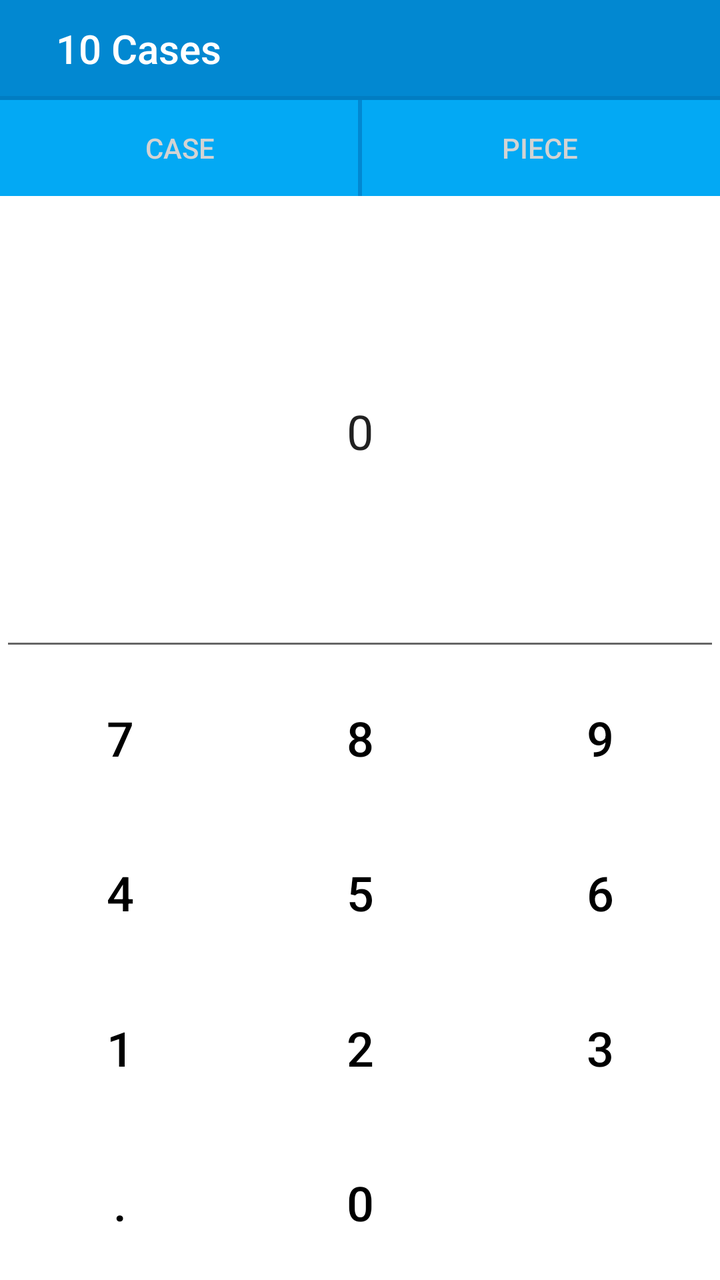
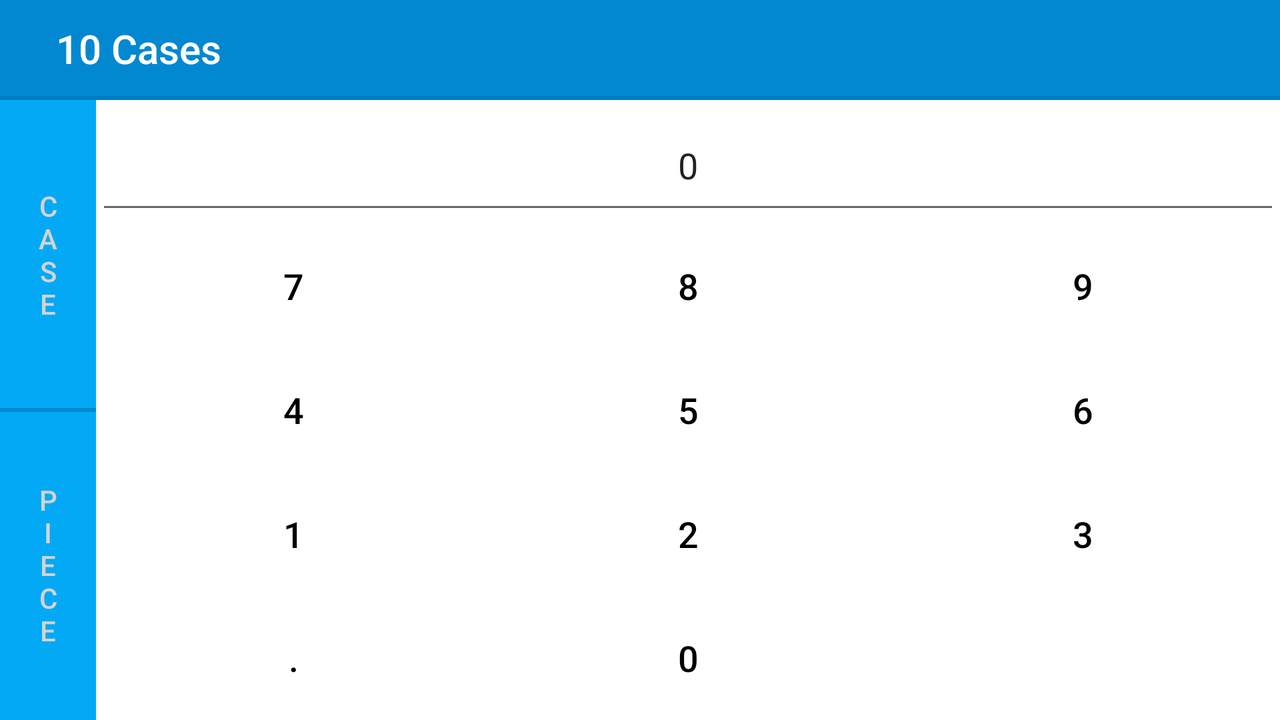

Compare how this app lays out the same screen by default and in its alternative resource folder. The renders come first, then the two layout files and the values they reference.
<!-- AndroidManifest.xml: application theme MaterialAppTheme -->
<!-- res/layout/dialog_number_pad.xml -->
<?xml version="1.0" encoding="utf-8"?>
<androidx.constraintlayout.widget.ConstraintLayout xmlns:android="http://schemas.android.com/apk/res/android"
    xmlns:app="http://schemas.android.com/apk/res-auto"
    xmlns:tools="http://schemas.android.com/tools"
    android:layout_width="match_parent"
    android:layout_height="match_parent">

    <View
        android:id="@+id/control_bar"
        android:layout_width="0dp"
        android:layout_height="@dimen/dialog_number_pad_control_buttons_size"
        android:background="@color/colorPrimaryDark"
        app:layout_constraintEnd_toEndOf="parent"
        app:layout_constraintStart_toStartOf="parent"
        app:layout_constraintTop_toTopOf="parent" />

    <androidx.appcompat.widget.AppCompatImageButton
        android:id="@+id/btn_done"
        android:layout_width="wrap_content"
        android:layout_height="0dp"
        android:layout_margin="@dimen/dialog_number_pad_control_buttons_margin"
        android:adjustViewBounds="true"
        android:background="?android:selectableItemBackground"
        android:scaleType="fitXY"
        app:layout_constraintBottom_toBottomOf="@+id/control_bar"
        app:layout_constraintEnd_toEndOf="parent"
        app:layout_constraintTop_toTopOf="parent"
        app:srcCompat="@drawable/ic_done"
        tools:ignore="ContentDescription" />

    <androidx.appcompat.widget.AppCompatImageButton
        android:id="@+id/btn_close"
        android:layout_width="wrap_content"
        android:layout_height="0dp"
        android:layout_margin="@dimen/dialog_number_pad_control_buttons_margin"
        android:adjustViewBounds="true"
        android:background="?android:selectableItemBackground"
        android:scaleType="fitXY"
        app:layout_constraintBottom_toBottomOf="@+id/control_bar"
        app:layout_constraintStart_toStartOf="@+id/control_bar"
        app:layout_constraintTop_toTopOf="@+id/control_bar"
        app:srcCompat="@drawable/ic_close_2"
        tools:ignore="ContentDescription" />

    <TextView
        android:id="@+id/number_pad_title"
        style="@style/TextAppearance.AppCompat.Title.Inverse"
        android:layout_width="wrap_content"
        android:layout_height="wrap_content"
        android:layout_margin="@dimen/default_margin"
        app:layout_constraintBottom_toBottomOf="@id/control_bar"
        app:layout_constraintStart_toEndOf="@id/btn_close"
        app:layout_constraintTop_toTopOf="@id/control_bar"
        tools:text="10 Cases" />

    <EditText
        android:id="@+id/quantity"
        android:layout_width="0dp"
        android:layout_height="0dp"
        android:focusable="false"
        android:focusableInTouchMode="false"
        android:gravity="center"
        android:hint="@string/quantity_hint"
        android:importantForAutofill="no"
        android:inputType="numberDecimal"
        android:text="@string/quantity_initial_value"
        android:textCursorDrawable="@null"
        android:textIsSelectable="false"
        android:textSize="@dimen/dialog_number_pad_text_size"
        app:layout_constraintBottom_toTopOf="@id/btn_7"
        app:layout_constraintEnd_toEndOf="parent"
        app:layout_constraintStart_toStartOf="parent"
        app:layout_constraintTop_toBottomOf="@+id/btn_case"
        app:layout_constraintVertical_weight="3"
        tools:ignore="LabelFor" />

    <View
        android:id="@+id/divider"
        android:layout_width="0dp"
        android:layout_height="@dimen/divider_size"
        app:layout_constraintStart_toStartOf="parent"
        app:layout_constraintEnd_toEndOf="parent"
        app:layout_constraintTop_toBottomOf="@id/control_bar"
        android:background="@color/tabs_divider"/>

    <androidx.appcompat.widget.AppCompatButton
        android:id="@+id/btn_case"
        style="@style/Widget.AppCompat.Button.Borderless.Colored"
        android:layout_width="0dp"
        android:layout_height="@dimen/dialog_number_pad_item_type_buttons_size"
        android:background="@drawable/selector_dialog_mode"
        android:padding="0dp"
        android:text="@string/case_mode"
        android:textColor="@drawable/selector_tab_text_color"
        android:typeface="normal"
        app:layout_constraintEnd_toStartOf="@id/btn_piece"
        app:layout_constraintStart_toStartOf="parent"
        app:layout_constraintTop_toBottomOf="@id/divider" />

    <androidx.appcompat.widget.AppCompatButton
        android:id="@+id/btn_piece"
        style="@style/Widget.AppCompat.Button.Borderless.Colored"
        android:layout_width="0dp"
        android:layout_height="@dimen/dialog_number_pad_item_type_buttons_size"
        android:background="@drawable/selector_dialog_mode"
        android:text="@string/piece_mode"
        android:textColor="@drawable/selector_tab_text_color"
        android:typeface="normal"
        app:layout_constraintEnd_toEndOf="parent"
        app:layout_constraintStart_toEndOf="@id/btn_case"
        app:layout_constraintTop_toBottomOf="@id/divider" />

    <com.google.android.material.button.MaterialButton
        android:id="@+id/btn_8"
        style="@style/NumberPadButton"
        android:layout_width="0dp"
        android:layout_height="0dp"
        android:text="@string/number_pad_8"
        app:layout_constraintBottom_toTopOf="@+id/btn_5"
        app:layout_constraintEnd_toStartOf="@+id/btn_9"
        app:layout_constraintStart_toEndOf="@+id/btn_7"
        app:layout_constraintTop_toTopOf="@id/btn_7" />

    <com.google.android.material.button.MaterialButton
        android:id="@+id/btn_7"
        style="@style/NumberPadButton"
        android:layout_width="0dp"
        android:layout_height="0dp"
        android:text="@string/number_pad_7"
        app:layout_constraintBottom_toTopOf="@+id/btn_4"
        app:layout_constraintEnd_toStartOf="@+id/btn_8"
        app:layout_constraintStart_toStartOf="parent"
        app:layout_constraintTop_toBottomOf="@+id/quantity"
        app:layout_constraintVertical_weight="1" />

    <com.google.android.material.button.MaterialButton
        android:id="@+id/btn_9"
        style="@style/NumberPadButton"
        android:layout_width="0dp"
        android:layout_height="0dp"
        android:text="@string/number_pad_9"
        app:layout_constraintBottom_toTopOf="@+id/btn_6"
        app:layout_constraintEnd_toEndOf="parent"
        app:layout_constraintStart_toEndOf="@+id/btn_8"
        app:layout_constraintTop_toTopOf="@id/btn_8" />

    <com.google.android.material.button.MaterialButton
        android:id="@+id/btn_5"
        style="@style/NumberPadButton"
        android:layout_width="0dp"
        android:layout_height="0dp"
        android:text="@string/number_pad_5"
        app:layout_constraintBottom_toTopOf="@+id/btn_2"
        app:layout_constraintEnd_toStartOf="@+id/btn_6"
        app:layout_constraintStart_toEndOf="@+id/btn_4"
        app:layout_constraintTop_toBottomOf="@+id/btn_8" />

    <com.google.android.material.button.MaterialButton
        android:id="@+id/btn_4"
        style="@style/NumberPadButton"
        android:layout_width="0dp"
        android:layout_height="0dp"
        android:text="@string/number_pad_4"
        app:layout_constraintBottom_toTopOf="@+id/btn_1"
        app:layout_constraintEnd_toStartOf="@+id/btn_5"
        app:layout_constraintStart_toStartOf="parent"
        app:layout_constraintTop_toBottomOf="@+id/btn_7"
        app:layout_constraintVertical_weight="1" />

    <com.google.android.material.button.MaterialButton
        android:id="@+id/btn_6"
        style="@style/NumberPadButton"
        android:layout_width="0dp"
        android:layout_height="0dp"
        android:text="@string/number_pad_6"
        app:layout_constraintBottom_toTopOf="@+id/btn_3"
        app:layout_constraintEnd_toEndOf="parent"
        app:layout_constraintStart_toEndOf="@+id/btn_5"
        app:layout_constraintTop_toBottomOf="@+id/btn_9" />

    <com.google.android.material.button.MaterialButton
        android:id="@+id/btn_0"
        style="@style/NumberPadButton"
        android:layout_width="0dp"
        android:layout_height="0dp"
        android:text="@string/number_pad_0"
        app:layout_constraintBottom_toBottomOf="parent"
        app:layout_constraintEnd_toStartOf="@+id/btn_delete"
        app:layout_constraintHorizontal_weight="1"
        app:layout_constraintStart_toEndOf="@+id/btn_point"
        app:layout_constraintTop_toBottomOf="@+id/btn_2" />

    <com.google.android.material.button.MaterialButton
        android:id="@+id/btn_point"
        style="@style/NumberPadButton"
        android:layout_width="0dp"
        android:layout_height="0dp"
        android:text="@string/number_pad_point"
        app:layout_constraintBottom_toBottomOf="parent"
        app:layout_constraintEnd_toStartOf="@+id/btn_0"
        app:layout_constraintHorizontal_weight="1"
        app:layout_constraintStart_toStartOf="parent"
        app:layout_constraintTop_toBottomOf="@+id/btn_1"
        app:layout_constraintVertical_weight="1" />

    <com.google.android.material.button.MaterialButton
        android:id="@+id/btn_delete"
        style="@style/NumberPadButton"
        android:layout_width="0dp"
        android:layout_height="0dp"
        android:layout_gravity="center"
        app:icon="@drawable/ic_backspace"
        app:iconGravity="textStart"
        app:iconSize="@dimen/dialog_number_pad_backspace_size"
        app:layout_constraintBottom_toBottomOf="parent"
        app:layout_constraintEnd_toEndOf="parent"
        app:layout_constraintHorizontal_weight="1"
        app:layout_constraintStart_toEndOf="@+id/btn_0"
        app:layout_constraintTop_toBottomOf="@+id/btn_3" />

    <com.google.android.material.button.MaterialButton
        android:id="@+id/btn_1"
        style="@style/NumberPadButton"
        android:layout_width="0dp"
        android:layout_height="0dp"
        android:text="@string/number_pad_1"
        app:layout_constraintBottom_toTopOf="@+id/btn_point"
        app:layout_constraintEnd_toStartOf="@+id/btn_2"
        app:layout_constraintStart_toStartOf="parent"
        app:layout_constraintTop_toBottomOf="@+id/btn_4"
        app:layout_constraintVertical_weight="1" />

    <com.google.android.material.button.MaterialButton
        android:id="@+id/btn_2"
        style="@style/NumberPadButton"
        android:layout_width="0dp"
        android:layout_height="0dp"
        android:text="@string/number_pad_2"
        app:layout_constraintBottom_toTopOf="@+id/btn_0"
        app:layout_constraintEnd_toStartOf="@+id/btn_3"
        app:layout_constraintStart_toEndOf="@+id/btn_1"
        app:layout_constraintTop_toBottomOf="@+id/btn_5" />

    <com.google.android.material.button.MaterialButton
        android:id="@+id/btn_3"
        style="@style/NumberPadButton"
        android:layout_width="0dp"
        android:layout_height="0dp"
        android:text="@string/number_pad_3"
        app:layout_constraintBottom_toTopOf="@+id/btn_delete"
        app:layout_constraintEnd_toEndOf="parent"
        app:layout_constraintStart_toEndOf="@+id/btn_2"
        app:layout_constraintTop_toBottomOf="@+id/btn_6" />

    <View
        style="@style/Divider"
        android:layout_width="@dimen/divider_size"
        android:layout_height="0dp"
        app:layout_constraintBottom_toBottomOf="@id/btn_case"
        app:layout_constraintEnd_toStartOf="@id/btn_piece"
        app:layout_constraintStart_toEndOf="@id/btn_case"
        app:layout_constraintTop_toTopOf="@id/btn_case" />

</androidx.constraintlayout.widget.ConstraintLayout>
<!-- resources referenced by this layout -->
<resources>
  <color name="colorPrimaryDark">#0288D1</color>
  <color name="tabs_divider">#017DC2</color>
  <dimen name="default_margin">16dp</dimen>
  <dimen name="dialog_number_pad_backspace_size">36dp</dimen>
  <dimen name="dialog_number_pad_control_buttons_margin">12dp</dimen>
  <dimen name="dialog_number_pad_control_buttons_size">48dp</dimen>
  <dimen name="dialog_number_pad_item_type_buttons_size">48dp</dimen>
  <dimen name="dialog_number_pad_text_size">24sp</dimen>
  <dimen name="divider_size">2dp</dimen>
  <!-- drawable selector_dialog_mode (drawable) -->
  <?xml version="1.0" encoding="utf-8"?>
  <selector xmlns:android="http://schemas.android.com/apk/res/android">
  
    <item android:drawable="@color/colorPrimaryDark" android:state_selected="true"/>
    <item android:drawable="@color/colorPrimary"/>
  
  </selector>
  <!-- drawable selector_tab_text_color (drawable) -->
  <?xml version="1.0" encoding="utf-8"?>
  <selector xmlns:android="http://schemas.android.com/apk/res/android">
      <item android:color="@android:color/white" android:state_selected="true"/>
      <item android:color="@color/unselected_tab"/>
  </selector>
  <string name="case_mode">Case</string>
  <string name="number_pad_0">0</string>
  <string name="number_pad_1">1</string>
  <string name="number_pad_2">2</string>
  <string name="number_pad_3">3</string>
  <string name="number_pad_4">4</string>
  <string name="number_pad_5">5</string>
  <string name="number_pad_6">6</string>
  <string name="number_pad_7">7</string>
  <string name="number_pad_8">8</string>
  <string name="number_pad_9">9</string>
  <string name="number_pad_point">.</string>
  <string name="piece_mode">Piece</string>
  <string name="quantity_hint">0</string>
  <string name="quantity_initial_value">0</string>
  <style name="Divider">
          <item name="android:background">@color/colorPrimaryDark</item>
      </style>
  <style name="NumberPadButton" parent="@style/Widget.MaterialComponents.Button.TextButton">
          <item name="android:textSize">@dimen/dialog_number_pad_text_size</item>
          <item name="android:textColor">@android:color/black</item>
          <item name="iconTint">@android:color/black</item>
      </style>
  <style name="MaterialAppTheme" parent="Theme.MaterialComponents.Light">
          
          <item name="colorPrimary">@color/colorPrimary</item>
          <item name="colorPrimaryDark">@color/colorPrimaryDark</item>
          <item name="colorAccent">@color/colorAccent</item>
          <item name="windowActionBar">false</item>
          <item name="windowNoTitle">true</item>
      </style>
  <color name="colorPrimary">#03A9F4</color>
  <color name="unselected_tab">#d3d3d3</color>
  <color name="colorAccent">#536DFE</color>
</resources>
<!-- res/layout-land/dialog_number_pad.xml (the repository's variant of the layout above) -->
<!-- drawn on the phone turned sideways -->
<?xml version="1.0" encoding="utf-8"?>
<androidx.constraintlayout.widget.ConstraintLayout xmlns:android="http://schemas.android.com/apk/res/android"
    xmlns:app="http://schemas.android.com/apk/res-auto"
    xmlns:tools="http://schemas.android.com/tools"
    android:layout_width="match_parent"
    android:layout_height="match_parent">

    <View
        android:id="@+id/control_bar"
        android:layout_width="0dp"
        android:layout_height="@dimen/dialog_number_pad_control_buttons_size"
        android:background="@color/colorPrimaryDark"
        app:layout_constraintEnd_toEndOf="parent"
        app:layout_constraintStart_toStartOf="parent"
        app:layout_constraintTop_toTopOf="parent" />

    <androidx.appcompat.widget.AppCompatImageButton
        android:id="@+id/btn_done"
        android:layout_width="wrap_content"
        android:layout_height="0dp"
        android:layout_margin="12dp"
        android:adjustViewBounds="true"
        android:background="?android:selectableItemBackground"
        android:scaleType="fitXY"
        app:layout_constraintBottom_toBottomOf="@+id/control_bar"
        app:layout_constraintEnd_toEndOf="parent"
        app:layout_constraintTop_toTopOf="parent"
        app:srcCompat="@drawable/ic_done"
        tools:ignore="ContentDescription" />

    <androidx.appcompat.widget.AppCompatImageButton
        android:id="@+id/btn_close"
        android:layout_width="wrap_content"
        android:layout_height="0dp"
        android:layout_margin="12dp"
        android:adjustViewBounds="true"
        android:background="?android:selectableItemBackground"
        android:scaleType="fitXY"
        app:layout_constraintBottom_toBottomOf="@+id/control_bar"
        app:layout_constraintStart_toStartOf="@+id/control_bar"
        app:layout_constraintTop_toTopOf="@+id/control_bar"
        app:srcCompat="@drawable/ic_close_2"
        tools:ignore="ContentDescription" />

    <TextView
        android:id="@+id/number_pad_title"
        style="@style/TextAppearance.AppCompat.Title.Inverse"
        android:layout_width="wrap_content"
        android:layout_height="wrap_content"
        android:layout_margin="@dimen/default_margin"
        app:layout_constraintBottom_toBottomOf="@id/control_bar"
        app:layout_constraintStart_toEndOf="@id/btn_close"
        app:layout_constraintTop_toTopOf="@id/control_bar"
        tools:text="10 Cases" />

    <EditText
        android:id="@+id/quantity"
        android:layout_width="0dp"
        android:layout_height="0dp"
        android:gravity="center"
        android:importantForAutofill="no"
        android:inputType="numberDecimal"
        android:text="@string/quantity_initial_value"
        android:hint="@string/quantity_hint"
        app:layout_constraintVertical_weight="1"
        android:textCursorDrawable="@null"
        android:focusable="false"
        android:focusableInTouchMode="false"
        android:textIsSelectable="false"
        android:textSize="@dimen/dialog_number_pad_text_size"
        app:layout_constraintEnd_toEndOf="parent"
        app:layout_constraintStart_toEndOf="@id/btn_case"
        app:layout_constraintTop_toBottomOf="@id/divider"
        app:layout_constraintBottom_toTopOf="@id/btn_7"
        tools:ignore="LabelFor" />

    <View
        android:id="@+id/divider"
        android:layout_width="0dp"
        android:layout_height="@dimen/divider_size"
        app:layout_constraintStart_toStartOf="parent"
        app:layout_constraintEnd_toEndOf="parent"
        app:layout_constraintTop_toBottomOf="@id/control_bar"
        android:background="@color/tabs_divider"/>

    <androidx.appcompat.widget.AppCompatButton
        android:id="@+id/btn_case"
        style="@style/Widget.AppCompat.Button.Borderless.Colored"
        android:layout_width="@dimen/dialog_number_pad_item_type_buttons_size"
        android:layout_height="0dp"
        android:background="@drawable/selector_dialog_mode"
        android:padding="0dp"
        android:text="@string/case_vertical"
        android:typeface="normal"
        android:textColor="@drawable/selector_tab_text_color"
        app:layout_constraintBottom_toTopOf="@id/btn_piece"
        app:layout_constraintStart_toStartOf="parent"
        app:layout_constraintTop_toBottomOf="@id/divider" />

    <androidx.appcompat.widget.AppCompatButton
        android:id="@+id/btn_piece"
        style="@style/Widget.AppCompat.Button.Borderless.Colored"
        android:layout_width="@dimen/dialog_number_pad_item_type_buttons_size"
        android:layout_height="0dp"
        android:background="@drawable/selector_dialog_mode"
        android:text="@string/piece_vertical"
        android:typeface="normal"
        android:textColor="@drawable/selector_tab_text_color"
        app:layout_constraintBottom_toBottomOf="parent"
        app:layout_constraintStart_toStartOf="parent"
        app:layout_constraintTop_toBottomOf="@id/btn_case" />

    <com.google.android.material.button.MaterialButton
        android:id="@+id/btn_8"
        style="@style/NumberPadButton"
        android:layout_width="0dp"
        android:layout_height="0dp"
        android:text="@string/number_pad_8"
        app:layout_constraintBottom_toTopOf="@+id/btn_5"
        app:layout_constraintEnd_toStartOf="@+id/btn_9"
        app:layout_constraintStart_toEndOf="@+id/btn_7"
        app:layout_constraintTop_toTopOf="@id/btn_7"/>

    <com.google.android.material.button.MaterialButton
        android:id="@+id/btn_9"
        style="@style/NumberPadButton"
        android:layout_width="0dp"
        android:layout_height="0dp"
        android:text="@string/number_pad_9"
        app:layout_constraintBottom_toTopOf="@+id/btn_6"
        app:layout_constraintEnd_toEndOf="parent"
        app:layout_constraintStart_toEndOf="@+id/btn_8"
        app:layout_constraintTop_toTopOf="@id/btn_7"/>

    <com.google.android.material.button.MaterialButton
        android:id="@+id/btn_7"
        style="@style/NumberPadButton"
        android:layout_width="0dp"
        android:layout_height="0dp"
        android:text="@string/number_pad_7"
        app:layout_constraintBottom_toTopOf="@+id/btn_4"
        app:layout_constraintEnd_toStartOf="@+id/btn_8"
        app:layout_constraintStart_toEndOf="@id/btn_case"
        app:layout_constraintTop_toBottomOf="@+id/quantity"
        app:layout_constraintVertical_weight="1" />

    <com.google.android.material.button.MaterialButton
        android:id="@+id/btn_5"
        style="@style/NumberPadButton"
        android:layout_width="0dp"
        android:layout_height="0dp"
        android:text="@string/number_pad_5"
        app:layout_constraintBottom_toTopOf="@+id/btn_2"
        app:layout_constraintEnd_toStartOf="@+id/btn_6"
        app:layout_constraintStart_toEndOf="@+id/btn_4"
        app:layout_constraintTop_toBottomOf="@+id/btn_8" />

    <com.google.android.material.button.MaterialButton
        android:id="@+id/btn_4"
        style="@style/NumberPadButton"
        android:layout_width="0dp"
        android:layout_height="0dp"
        android:text="@string/number_pad_4"
        app:layout_constraintVertical_weight="1"
        app:layout_constraintBottom_toTopOf="@+id/btn_1"
        app:layout_constraintEnd_toStartOf="@+id/btn_5"
        app:layout_constraintStart_toEndOf="@id/btn_case"
        app:layout_constraintTop_toBottomOf="@+id/btn_7" />

    <com.google.android.material.button.MaterialButton
        android:id="@+id/btn_6"
        style="@style/NumberPadButton"
        android:layout_width="0dp"
        android:layout_height="0dp"
        android:text="@string/number_pad_6"
        app:layout_constraintBottom_toTopOf="@+id/btn_3"
        app:layout_constraintEnd_toEndOf="parent"
        app:layout_constraintStart_toEndOf="@+id/btn_5"
        app:layout_constraintTop_toBottomOf="@+id/btn_9" />

    <com.google.android.material.button.MaterialButton
        android:id="@+id/btn_0"
        style="@style/NumberPadButton"
        android:layout_width="0dp"
        android:layout_height="0dp"
        android:text="@string/number_pad_0"
        app:layout_constraintHorizontal_weight="1"
        app:layout_constraintBottom_toBottomOf="parent"
        app:layout_constraintEnd_toStartOf="@+id/btn_delete"
        app:layout_constraintStart_toEndOf="@+id/btn_point"
        app:layout_constraintTop_toBottomOf="@+id/btn_2" />

    <com.google.android.material.button.MaterialButton
        android:id="@+id/btn_point"
        style="@style/NumberPadButton"
        android:layout_width="0dp"
        android:layout_height="0dp"
        android:text="@string/number_pad_point"
        app:layout_constraintVertical_weight="1"
        app:layout_constraintHorizontal_weight="1"
        app:layout_constraintBottom_toBottomOf="parent"
        app:layout_constraintEnd_toStartOf="@+id/btn_0"
        app:layout_constraintStart_toEndOf="@id/btn_case"
        app:layout_constraintTop_toBottomOf="@+id/btn_1" />

    <com.google.android.material.button.MaterialButton
        android:id="@+id/btn_delete"
        style="@style/NumberPadButton"
        android:layout_width="0dp"
        android:layout_height="0dp"
        android:layout_gravity="center"
        app:icon="@drawable/ic_backspace"
        app:iconGravity="textStart"
        app:iconSize="@dimen/dialog_number_pad_backspace_size"
        app:layout_constraintHorizontal_weight="1"
        app:layout_constraintBottom_toBottomOf="parent"
        app:layout_constraintEnd_toEndOf="parent"
        app:layout_constraintStart_toEndOf="@+id/btn_0"
        app:layout_constraintTop_toBottomOf="@+id/btn_3" />

    <com.google.android.material.button.MaterialButton
        android:id="@+id/btn_1"
        style="@style/NumberPadButton"
        android:layout_width="0dp"
        android:layout_height="0dp"
        android:text="@string/number_pad_1"
        app:layout_constraintVertical_weight="1"
        app:layout_constraintBottom_toTopOf="@+id/btn_point"
        app:layout_constraintEnd_toStartOf="@+id/btn_2"
        app:layout_constraintStart_toEndOf="@id/btn_case"
        app:layout_constraintTop_toBottomOf="@+id/btn_4" />

    <com.google.android.material.button.MaterialButton
        android:id="@+id/btn_2"
        style="@style/NumberPadButton"
        android:layout_width="0dp"
        android:layout_height="0dp"
        android:text="@string/number_pad_2"
        app:layout_constraintBottom_toTopOf="@+id/btn_0"
        app:layout_constraintEnd_toStartOf="@+id/btn_3"
        app:layout_constraintStart_toEndOf="@+id/btn_1"
        app:layout_constraintTop_toBottomOf="@+id/btn_5" />

    <com.google.android.material.button.MaterialButton
        android:id="@+id/btn_3"
        style="@style/NumberPadButton"
        android:layout_width="0dp"
        android:layout_height="0dp"
        android:text="@string/number_pad_3"
        app:layout_constraintBottom_toTopOf="@+id/btn_delete"
        app:layout_constraintEnd_toEndOf="parent"
        app:layout_constraintStart_toEndOf="@+id/btn_2"
        app:layout_constraintTop_toBottomOf="@+id/btn_6" />
    
    <View
        android:layout_width="0dp"
        android:layout_height="@dimen/divider_size"
        style="@style/Divider"
        app:layout_constraintStart_toStartOf="parent"
        app:layout_constraintEnd_toEndOf="@id/btn_case"
        app:layout_constraintTop_toBottomOf="@id/btn_case"
        app:layout_constraintBottom_toTopOf="@id/btn_piece"/>

</androidx.constraintlayout.widget.ConstraintLayout>
<!-- resources referenced by the variant -->
<!-- as the phone turned sideways resolves them -->
<resources>
  <color name="colorPrimaryDark">#0288D1</color>
  <color name="tabs_divider">#017DC2</color>
  <dimen name="default_margin">16dp</dimen>
  <!-- from res/values-land/ -->
  <dimen name="dialog_number_pad_backspace_size">24dp</dimen>
  <!-- from res/values-land/ -->
  <dimen name="dialog_number_pad_control_buttons_size">48dp</dimen>
  <!-- from res/values-land/ -->
  <dimen name="dialog_number_pad_item_type_buttons_size">48dp</dimen>
  <!-- from res/values-land/ -->
  <dimen name="dialog_number_pad_text_size">18sp</dimen>
  <dimen name="divider_size">2dp</dimen>
  <!-- drawable selector_dialog_mode (drawable) -->
  <?xml version="1.0" encoding="utf-8"?>
  <selector xmlns:android="http://schemas.android.com/apk/res/android">
  
    <item android:drawable="@color/colorPrimaryDark" android:state_selected="true"/>
    <item android:drawable="@color/colorPrimary"/>
  
  </selector>
  <!-- drawable selector_tab_text_color (drawable) -->
  <?xml version="1.0" encoding="utf-8"?>
  <selector xmlns:android="http://schemas.android.com/apk/res/android">
      <item android:color="@android:color/white" android:state_selected="true"/>
      <item android:color="@color/unselected_tab"/>
  </selector>
  <string name="case_vertical">C\na\ns\ne</string>
  <string name="number_pad_0">0</string>
  <string name="number_pad_1">1</string>
  <string name="number_pad_2">2</string>
  <string name="number_pad_3">3</string>
  <string name="number_pad_4">4</string>
  <string name="number_pad_5">5</string>
  <string name="number_pad_6">6</string>
  <string name="number_pad_7">7</string>
  <string name="number_pad_8">8</string>
  <string name="number_pad_9">9</string>
  <string name="number_pad_point">.</string>
  <string name="piece_vertical">P\ni\ne\nc\ne</string>
  <string name="quantity_hint">0</string>
  <string name="quantity_initial_value">0</string>
  <style name="Divider">
          <item name="android:background">@color/colorPrimaryDark</item>
      </style>
  <style name="NumberPadButton" parent="@style/Widget.MaterialComponents.Button.TextButton">
          <item name="android:textSize">@dimen/dialog_number_pad_text_size</item>
          <item name="android:textColor">@android:color/black</item>
          <item name="iconTint">@android:color/black</item>
      </style>
  <style name="MaterialAppTheme" parent="Theme.MaterialComponents.Light">
          
          <item name="colorPrimary">@color/colorPrimary</item>
          <item name="colorPrimaryDark">@color/colorPrimaryDark</item>
          <item name="colorAccent">@color/colorAccent</item>
          <item name="windowActionBar">false</item>
          <item name="windowNoTitle">true</item>
      </style>
  <color name="colorPrimary">#03A9F4</color>
  <color name="unselected_tab">#d3d3d3</color>
  <color name="colorAccent">#536DFE</color>
</resources>
